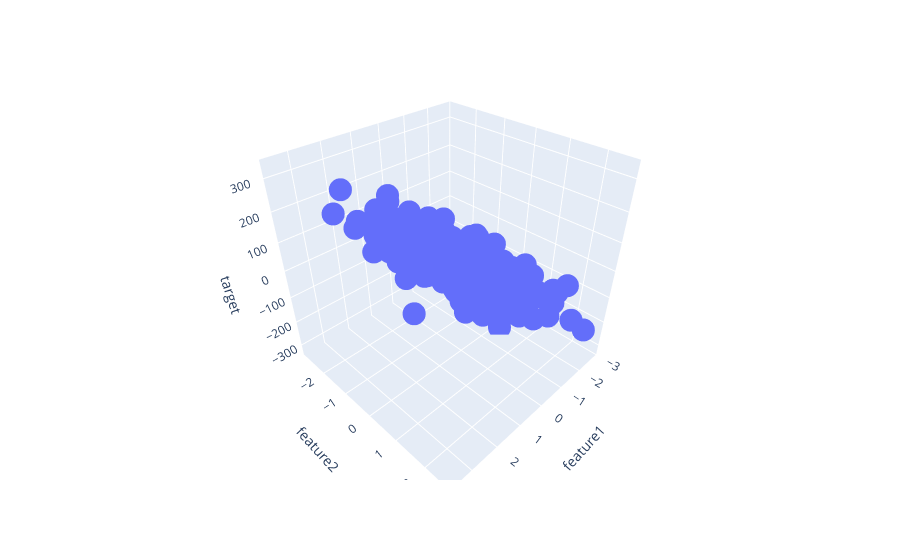

This figure's notebook cell:
### Code cell
fig = px.scatter_3d(df, x='feature1',y='feature2',z='target')
fig.show()

### Figure 1 — Plotly figure (JSON) as saved in the notebook; plotly's stock layout.template omitted (floating-point values rounded to 4 significant figures; data arrays with more than 128 entries replaced by an {"elided": "..."} marker saying what was removed)
{"data": [{"hovertemplate": "feature1=%{x}<br>feature2=%{y}<br>target=%{z}<extra></extra>", "legendgroup": "", "marker": {"color": "#636efa", "symbol": "circle"}, "mode": "markers", "name": "", "scene": "scene", "showlegend": false, "type": "scatter3d", "x": {"elided": "500 float values"}, "y": {"elided": "500 float values"}, "z": {"elided": "500 float values"}}], "layout": {"autosize": true, "legend": {"tracegroupgap": 0}, "margin": {"t": 60}, "scene": {"aspectmode": "auto", "aspectratio": {"x": 1, "y": 1, "z": 1}, "domain": {"x": [0, 1], "y": [0, 1]}, "xaxis": {"title": {"text": "feature1"}, "type": "linear"}, "yaxis": {"title": {"text": "feature2"}, "type": "linear"}, "zaxis": {"title": {"text": "target"}, "type": "linear"}}}}
